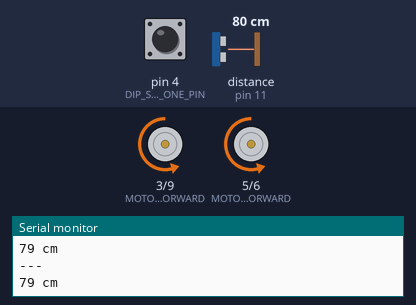
Bench run of a sketch on a simulated Arduino Uno, built with avr-gcc and run on an emulated ATmega328P. On the bench: motor-driver pin pairs drawn as motors (green arrow = first pin HIGH = forward, orange = second pin HIGH = backward, longer = more drive), the last lines printed to the serial monitor. Wiring (inferred from the names in the program): ultrasonic range finder: trigger pin 10; echo pin 11. The test bench sets the inputs (shaded band); at power-on: distance to the obstacle (sensor on pin 11) 80 cm, pin 4 (DIP_SWITCH_ONE_PIN) HIGH. The echo pulse lasts 58.3 µs per cm.

Above: at 5.7 s.
5.8 s: distance to the obstacle (sensor on pin 11) set to 35 cm
7.3 s: distance to the obstacle (sensor on pin 11) set to 29 cm
At 8.0 s:
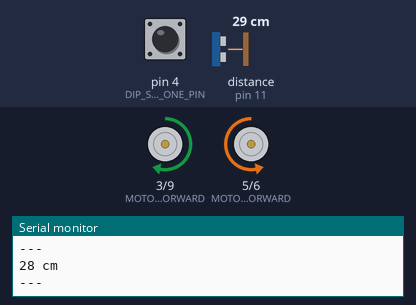
9.0 s: distance to the obstacle (sensor on pin 11) set to 13 cm
10.5 s: distance to the obstacle (sensor on pin 11) set to 9 cm
At 11.7 s:
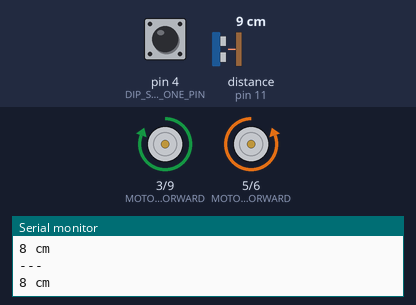
12.0 s: distance to the obstacle (sensor on pin 11) set to 18 cm
At 12.5 s:
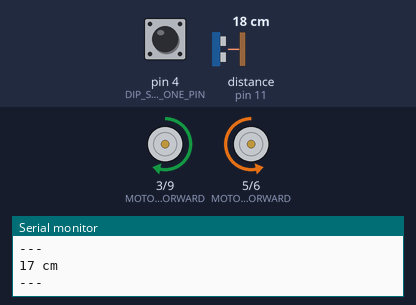
13.5 s: distance to the obstacle (sensor on pin 11) set to 4 cm
At 14.1 s:
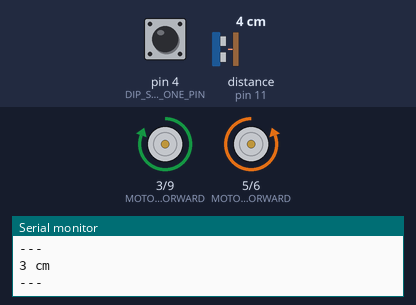
Timing chart, 0 to 16.0 s (numbered marks = the images above; inputs shaded):
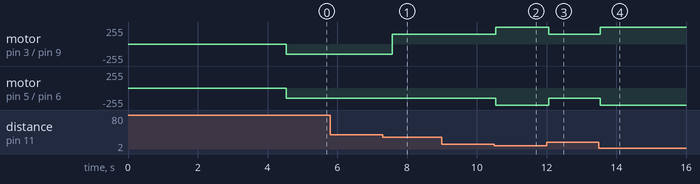

Measured:
- the behaviour switches between 32 and 31 cm on distance to the obstacle (sensor on pin 11) (found by bisection; images 0 and 1)
- the behaviour switches between 12 and 11 cm on distance to the obstacle (sensor on pin 11) (found by bisection; images 1 and 2)
- after the input at 7.3 s, motor on pin 3 (MOTOR_RIGHT_FORWARD) / pin 9 (MOTOR_RIGHT_BACKWARD): backward 155/255 → forward 150/255 after 0.27 s; motor on pin 5 (MOTOR_LEFT_FORWARD) / pin 6 (MOTOR_LEFT_BACKWARD): backward 155/255 → backward 150/255 after 0.27 s
- after the input at 10.5 s, motor on pin 3 (MOTOR_RIGHT_FORWARD) / pin 9 (MOTOR_RIGHT_BACKWARD): forward 150/255 → forward 255/255 after 0.05 s; motor on pin 5 (MOTOR_LEFT_FORWARD) / pin 6 (MOTOR_LEFT_BACKWARD): backward 150/255 → backward 255/255 after 0.05 s
- after the input at 12.0 s, motor on pin 3 (MOTOR_RIGHT_FORWARD) / pin 9 (MOTOR_RIGHT_BACKWARD): forward 255/255 → forward 150/255 after 0.07 s; motor on pin 5 (MOTOR_LEFT_FORWARD) / pin 6 (MOTOR_LEFT_BACKWARD): backward 255/255 → backward 150/255 after 0.07 s
- after the input at 13.5 s, motor on pin 3 (MOTOR_RIGHT_FORWARD) / pin 9 (MOTOR_RIGHT_BACKWARD): forward 150/255 → forward 255/255 after 0.05 s; motor on pin 5 (MOTOR_LEFT_FORWARD) / pin 6 (MOTOR_LEFT_BACKWARD): backward 150/255 → backward 255/255 after 0.05 s

The sketch:

CodigoMinisumo.ino
```cpp
// Pines de los sensores TCRT5000
// #define TCRT_LEFT_PIN A0
// #define TCRT_RIGHT_PIN 1
// #define TCRT_BACK_PIN A1

// Pines del sensor ultrasónico HC-SR04
#define TRIG_PIN 10
#define ECHO_PIN 11

// Pines de los motores
#define MOTOR_LEFT_FORWARD 5
#define MOTOR_LEFT_BACKWARD 6
#define MOTOR_RIGHT_FORWARD 3
#define MOTOR_RIGHT_BACKWARD 9

// Pines del DIP switch (configuración pull-up interno)
#define DIP_SWITCH_ONE_PIN 4  // Pin para controlar giro izquierdo
#define DIP_SWITCH_TWO_PIN 2  // Pin para controlar giro derecho

int velocidad = 150;

// Variables para almacenar los valores de los sensores
int tcrtLeft;
// int tcrtRight;
int tcrtBack;
long duration;
int distance;

void setup() {
  // pinMode(TCRT_LEFT_PIN, INPUT);
  // pinMode(TCRT_RIGHT_PIN, INPUT);
  // pinMode(TCRT_BACK_PIN, INPUT);

  pinMode(TRIG_PIN, OUTPUT);
  pinMode(ECHO_PIN, INPUT);

  pinMode(MOTOR_LEFT_FORWARD, OUTPUT);
  pinMode(MOTOR_LEFT_BACKWARD, OUTPUT);
  pinMode(MOTOR_RIGHT_FORWARD, OUTPUT);
  pinMode(MOTOR_RIGHT_BACKWARD, OUTPUT);

  // Configura pines del DIP switch como entradas con pull-up
  pinMode(DIP_SWITCH_ONE_PIN, INPUT_PULLUP);
  pinMode(DIP_SWITCH_TWO_PIN, INPUT_PULLUP);

  Serial.begin(9600);
  delay(4500);  // Ajustar el tiempo según la distancia
}

void loop() {
  // Leer los sensores TCRT5000
  // tcrtLeft = analogRead(TCRT_LEFT_PIN);
  tcrtLeft = 40;
  // tcrtRight = digitalRead(TCRT_RIGHT_PIN);
  // tcrtBack = analogRead(TCRT_BACK_PIN);
  tcrtBack = 40;

  // Leer el sensor ultrasónico
  distance = getFilteredDistance();

  // mostrarTcrt();
  // showDipSwitch();


  // Control del movimiento según los sensores TCRT5000
  if (distance <= 30 && distance > 10) {  // Aumentar el umbral de 20 cm a 50 cm
    // Si detecta un objeto a menos de 50 cm, avanzar hacia él
    // Serial.println("Avanzar");
    moveForward();
  } else if (distance <= 10) {
    // Serial.println("Atacar");
    attackForward();

  } else {
    // Si no detecta ningún objeto, buscar girando
    searchForObject();
    // Serial.println("Buscar");
  }

    // if (isOnWhite(tcrtLeft)) {
    //   // Si cualquiera de los sensores detecta blanco, retroceder
    //   //Serial.println("Retroceder");
    //   moveBackward();
    // } else if (isOnWhite(tcrtBack)) {
    //   // Si el sensor detecta blanco en la parte tracera acelera
    //   moveForward();
    // } else {
    //   // Si ambos sensores detectan negro, proceder a evaluar el sensor ultrasónico
    // }

    delay(50);  // Retardo para estabilidad
  }

  void mostrarTcrt() {
    Serial.print("Back: ");
    Serial.print(tcrtBack);
    Serial.print(" - ");
    Serial.println(isOnWhite(tcrtBack));
    Serial.print("Left: ");
    Serial.print(tcrtLeft);
    Serial.print(" - ");
    Serial.println(isOnWhite(tcrtLeft));
  }

  void showDipSwitch() {
    // Mostrar estado de los switches
    Serial.print("DIP Status - 1: ");
    Serial.print(isOneDipEnabled());
    Serial.print(" | 2: ");
    Serial.println(isTwoDipEnabled());
  }

  // Función para leer el estado del DIP switch (invertido por pull-up)
  bool isOneDipEnabled() {
    return !digitalRead(DIP_SWITCH_ONE_PIN);  // LOW cuando activado
  }

  bool isTwoDipEnabled() {
    return !digitalRead(DIP_SWITCH_TWO_PIN);  // LOW cuando activado
  }


  bool isOnWhite(int sensorValue) {
    if (isTwoDipEnabled()) {
      // Asumiendo que el valor leído es bajo para blanco y alto para negro
      return sensorValue < 40;  // Ajustar según sea necesario
    } else {
      // Asumiendo que el valor leído es bajo para blanco y alto para negro
      return sensorValue < 40;  // Ajustar según sea necesario
    }
  }

  long readUltrasonicDistance() {
    // Enviar un pulso de 10 microsegundos para iniciar la medición
    digitalWrite(TRIG_PIN, LOW);
    delayMicroseconds(2);
    digitalWrite(TRIG_PIN, HIGH);
    delayMicroseconds(10);
    digitalWrite(TRIG_PIN, LOW);

    // Leer el tiempo de respuesta del eco
    duration = pulseIn(ECHO_PIN, HIGH);

    // Convertir el tiempo en distancia
    distance = (duration / 2) / 29.1;  // Convertir a cm
    Serial.println("---");
    Serial.print(distance);
    Serial.println(" cm");
    return distance;
  }

  int getFilteredDistance() {
    long sum = 0;
    for (int i = 0; i < 3; i++) {
      sum += readUltrasonicDistance();
      delay(5);  // Breve pausa entre lecturas
    }
    return sum / 3;
  }

  void moveForward() {
    // analogWrite(MOTOR_LEFT_FORWARD, 255);
    // analogWrite(MOTOR_RIGHT_FORWARD, 255);
    analogWrite(MOTOR_LEFT_FORWARD, 0);
    analogWrite(MOTOR_RIGHT_FORWARD, velocidad);
    analogWrite(MOTOR_RIGHT_BACKWARD, 0);
    analogWrite(MOTOR_LEFT_BACKWARD, velocidad);
  }

  void attackForward() {
    analogWrite(MOTOR_LEFT_FORWARD, 0);
    analogWrite(MOTOR_RIGHT_FORWARD, 255);
    analogWrite(MOTOR_RIGHT_BACKWARD, 0);
    analogWrite(MOTOR_LEFT_BACKWARD, 255);
  }

  void moveBackward() {
    analogWrite(MOTOR_LEFT_FORWARD, 0);
    analogWrite(MOTOR_RIGHT_FORWARD, 0);
    // analogWrite(MOTOR_LEFT_BACKWARD, 255);
    // analogWrite(MOTOR_RIGHT_BACKWARD, 255);
    analogWrite(MOTOR_LEFT_BACKWARD, 175);
    analogWrite(MOTOR_RIGHT_BACKWARD, 175);
    delay(250);  // Ajustar el tiempo según la distancia
  }

  void searchForObject() {
    // Avanzar una distancia fija
    // moveForward();
    // delay(50); // Ajustar el tiempo según la distancia
    if (isOneDipEnabled()) {
      // Girar para buscar
      analogWrite(MOTOR_LEFT_FORWARD, 155);
      analogWrite(MOTOR_RIGHT_BACKWARD, 0);
      analogWrite(MOTOR_RIGHT_FORWARD, 155);
      analogWrite(MOTOR_LEFT_BACKWARD, 0);
    } else {
      analogWrite(MOTOR_LEFT_FORWARD, 0);
      analogWrite(MOTOR_LEFT_BACKWARD, 155);
      analogWrite(MOTOR_RIGHT_FORWARD, 0);
      analogWrite(MOTOR_RIGHT_BACKWARD, 155);
    }
    delay(200);  // Ajustar el tiempo según el giro necesario

    // Detener para reevaluar
    // analogWrite(MOTOR_LEFT_FORWARD, 0);
    // analogWrite(MOTOR_RIGHT_FORWARD, 0);
    // analogWrite(MOTOR_LEFT_BACKWARD, 0);
    // analogWrite(MOTOR_RIGHT_BACKWARD, 0);
  }

  void newSearchForObject() {
    // Gira lentamente mientras verifica si detecta algo
    for (int i = 0; i < 10; i++) {  // Intentos de búsqueda
      if (isOneDipEnabled()) {
        analogWrite(MOTOR_LEFT_FORWARD, 170);
        analogWrite(MOTOR_RIGHT_FORWARD, 170);
        analogWrite(MOTOR_LEFT_BACKWARD, 0);
        analogWrite(MOTOR_RIGHT_BACKWARD, 0);
      } else {
        analogWrite(MOTOR_LEFT_FORWARD, 0);
        analogWrite(MOTOR_RIGHT_FORWARD, 0);
        analogWrite(MOTOR_LEFT_BACKWARD, 170);
        analogWrite(MOTOR_RIGHT_BACKWARD, 170);
      }

      int d = readUltrasonicDistance();
      if (d <= 30) {
        Serial.println("¡Objeto detectado durante giro!");
        return;  // Salir para atacar o avanzar
      }

      delay(50);  // Breve movimiento
    }

    // Si después de girar no detecta nada, detenerse un poco
    stopMotors();
  }

  void stopMotors() {
    analogWrite(MOTOR_LEFT_FORWARD, 0);
    analogWrite(MOTOR_LEFT_BACKWARD, 0);
    analogWrite(MOTOR_RIGHT_FORWARD, 0);
    analogWrite(MOTOR_RIGHT_BACKWARD, 0);
  }
```
